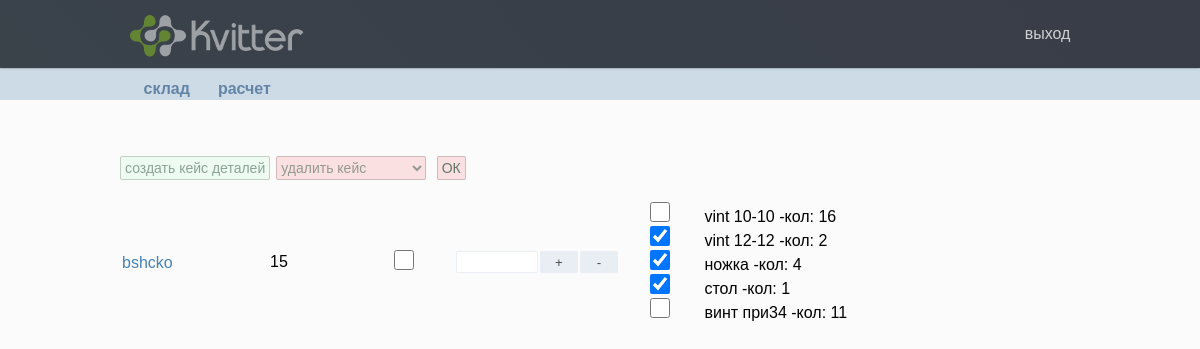
/sklad/product/bshcko/ (signed in), run on an earlier commit of the app's database.
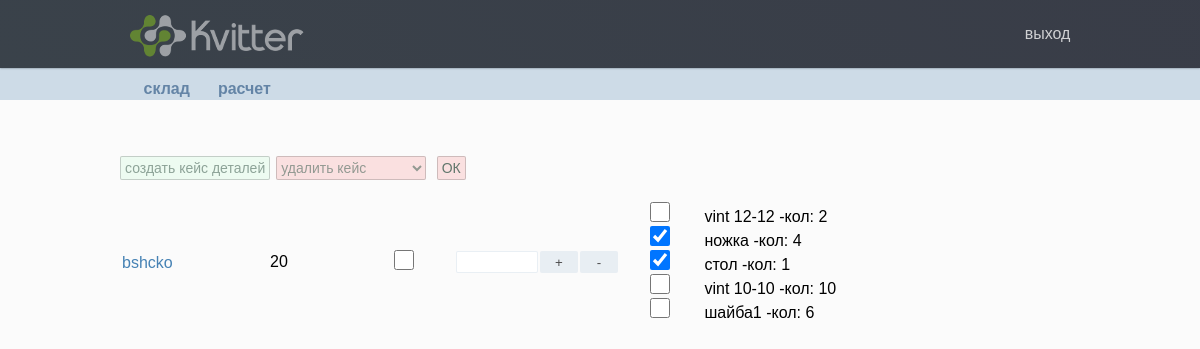
And on a later commit of the database.
### sklad/models.py (models this page shows, shortened)
class List_products(models.Model):
	title = models.CharField(max_length=50)
	count = models.IntegerField()
	slug = models.SlugField(max_length=50, null = False, unique=True)
	obj_details = models.ManyToManyField('Detail_in_products', default="default_obj_details", blank=True, verbose_name = 'детали')

### sklad/views.py (the view, shortened to what this page needs)
# urls.py: path('product/<str:slug>/', Product_update.as_view(), name='product_update_url'),
class Product_update(LoginRequiredMixin, View):
	def get(self, request, slug):
		product = List_products.objects.get(slug__iexact=slug)
		form_product = List_products_Form(instance=product)
		form_case = Detail_in_products_Form()
		case_del_form = Case_delete_Form()
		context = {
		'product': product,
		'form_product': form_product,
		'form_case': form_case,
		'case_del_form': case_del_form,
		}
		return render(request, 'sklad/product_update.html', context=context)

### sklad/forms.py
class List_products_Form(forms.ModelForm):
	class Meta:
		model = List_products
		fields = ['title','count', 'obj_details', 'slug']
		widget = {
				'title': forms.TextInput(),
				'count': forms.NumberInput(),
				'slug': forms.TextInput(),
		}
	obj_details = forms.ModelMultipleChoiceField(queryset=Detail_in_products.objects.all(), widget=forms.CheckboxSelectMultiple, required=True)
	cheek = forms.BooleanField(required=False)

class Detail_in_products_Form(forms.ModelForm):
	class Meta:
		model = Detail_in_products
		fields = ['detail', 'detail_count']
		widget = {
			'detail': forms.Select(),
			'detail_count': forms.NumberInput(),
		}

### sklad/models.py (called while the page is built)
	def __str__(self):
		return self.title

	def __str__(self):
		return '{} -кол: {}'.format(self.detail, self.detail_count)

### sklad/templates/sklad/product_update.html (shortened to what this page needs)
{% extends 'base.html' %}
{% block headerNav %}
<nav class='headerNav'>
	<ul>
		{% if user.is_authenticated %}
		<li><a href='{% url "sklad_list_url" %}'>склад</a></li>
		<li><a href='{% url "calculation_url" %}'>расчет</a></li>
		{% endif %}
	</ul>
</nav>
{% endblock %}
{% block content %}
{% load static %}
<div class="block_add_case">
	<div class="block_add_detail">
		<div>
			<button onclick="showHide('block_case')" class="button_add_detail">создать кейс деталей</button>
		</div>
		<div>
			<form  action ="{{ product.product_update_url }}" method="post" >
				{{case_del_form.list_case}}
				<button  class="ok_del" type="submit" name="case_delete" value="case_delete" >ОК</button>
			</form>
		</div>
	</div>
</div>
	<table class="tabl_details">
		<form action ="{{ product.product_update_url }}" method="post">
			<tr>
				<td class="detail_title">{{form_product.title}}</td>
				<td class="detail_count">{{form_product.count}}</td>
				<td class="detail_count">{{form_product.cheek}}</td>
				<td class="product_number"><input type="number" name="number"></td>
				<td><button class="detail_button" type="submit" name="product_button_plus" value="{{form_product.slug.value}}"> + </button></td>
				<td><button class="detail_button" type="submit" name="product_button_minus" value="{{form_product.slug.value}}"> - </button></td>
				<td id='{{form_product.slug.value}}' class="detail_count">{{form_product.obj_details }}</td>
			</tr>
		</form>
	</table>
{% endblock %}

What changed in the data, as far as the page shows it:
changed List_products "bshcko": count "15" → "20"
Also different on the page:
form field obj_details: "☐ ☑ ☑ ☑ ☐" → "☐ ☑ ☑ ☐ ☐"
text no longer shown: "vint 10-10 -кол: 16 vint 12-12 -кол: 2 ножка -кол: 4 стол -кол: 1 винт при34 -кол: 11"
text now shown: "vint 12-12 -кол: 2 ножка -кол: 4 стол -кол: 1 vint 10-10 -кол: 10 шайба1 -кол: 6"
